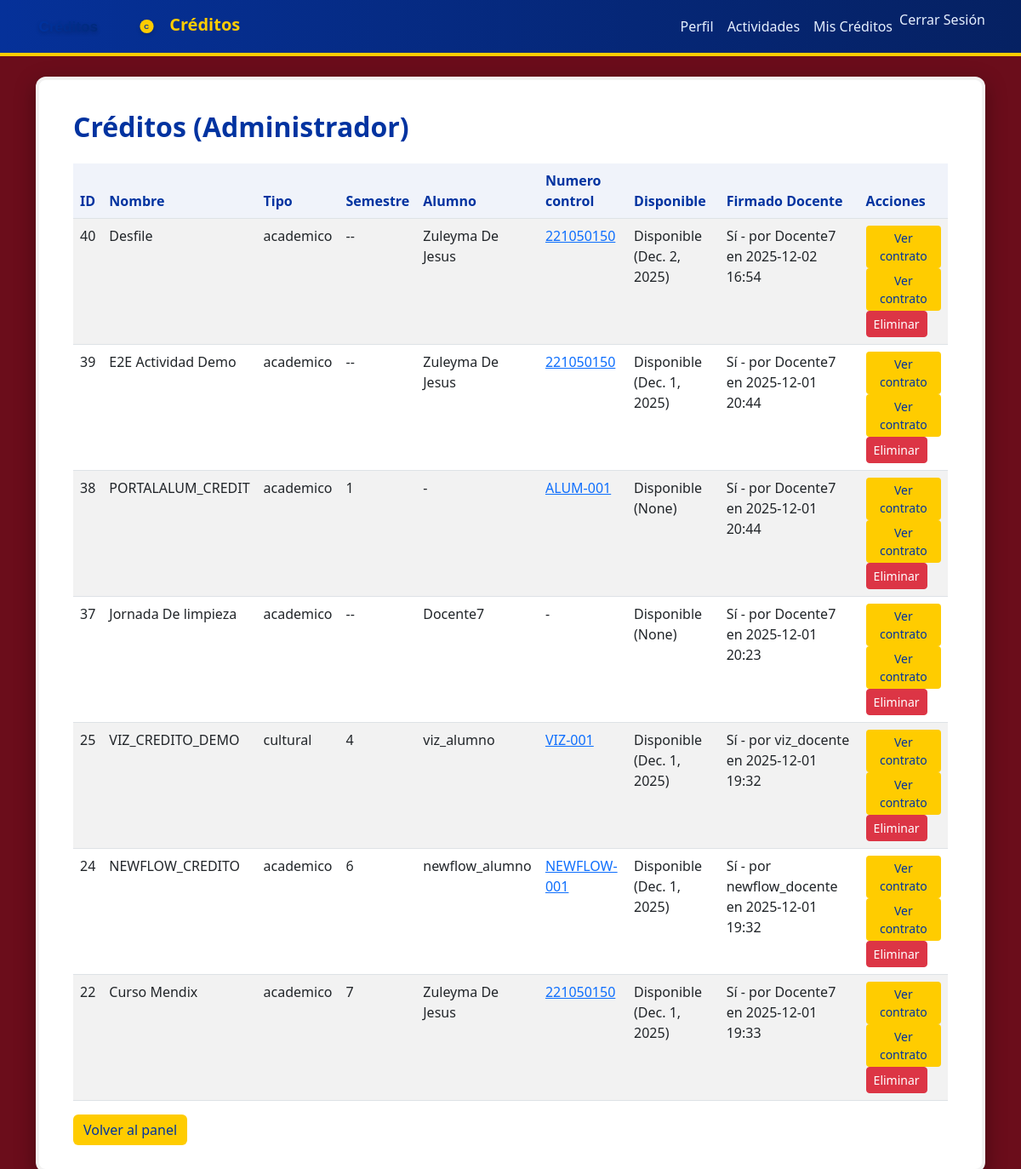
The app's page /creditos/admin/lista/ (signed in) with its own data.
### creditos/models.py (models this page shows, shortened)
class Credito(models.Model):
    TIPOS = (
        ('academico', 'Académico'),
        ('cultural', 'Cultural'),
        ('deportivo', 'Deportivo'),
    )
    alumno = models.ForeignKey(Usuario, on_delete=models.SET_NULL, null=True, blank=True, related_name='creditos')
    nombre = models.CharField(max_length=100, default="")
    tipo = models.CharField(max_length=20, choices=TIPOS)
    semestre = models.CharField(max_length=10)
    numero_control = models.CharField(max_length=30, blank=True)
    fecha_liberacion = models.DateField(blank=True, null=True)
    liberado = models.BooleanField(default=False)
    firmado_alumno = models.BooleanField(default=False)
    firmado_admin = models.BooleanField(default=False)
    firmado_docente = models.BooleanField(default=False)
    firmado_admin_por = models.ForeignKey(Usuario, on_delete=models.SET_NULL, null=True, blank=True, related_name='creditos_firmados_admin')
    firmado_admin_en = models.DateTimeField(null=True, blank=True)
    firmado_docente_por = models.ForeignKey(Usuario, on_delete=models.SET_NULL, null=True, blank=True, related_name='creditos_firmados_docente')
    firmado_docente_en = models.DateTimeField(null=True, blank=True)
    firmado_alumno_por = models.ForeignKey(Usuario, on_delete=models.SET_NULL, null=True, blank=True, related_name='creditos_firmados_alumno')
    firmado_alumno_en = models.DateTimeField(null=True, blank=True)

### usuarios/models.py (models this page shows, shortened)
class Usuario(AbstractUser):
    username_validator = RegexValidator(
        regex=r'^[\w\s\-áéíóúñÁÉÍÓÚÑ]+$',
        message='El nombre de usuario solo puede contener letras, números, espacios y guiones.',
        code='invalid_username'
    )
    username = models.CharField(
        max_length=150,
        unique=True,
        validators=[username_validator],
        help_text='Letras, números, espacios y guiones. Sin caracteres especiales.'
    )
    es_admin_creditos = models.BooleanField(default=False)
    es_alumno = models.BooleanField(default=True)
    es_docente = models.BooleanField(default=False)
    numero_control = models.CharField(max_length=30, blank=True)

### creditos/views.py (the view)
# urls.py: path('admin/lista/', views.lista_creditos_admin, name='lista_creditos_admin'),
@login_required
def lista_creditos_admin(request):
    creditos = Credito.objects.all().order_by('-id')
    return render(request, 'creditos/lista_creditos_admin.html', {'creditos': creditos})

### creditos/templates/creditos/lista_creditos_admin.html (shortened to what this page needs)
{% extends 'usuarios/base.html' %}
{% block content %}
<div class="container mt-2">
    <h2 class="page-title mb-4">Créditos (Administrador)</h2>
    <table class="table table-striped">
        <thead>
            <tr>
                <th>ID</th>
                <th>Nombre</th>
                <th>Tipo</th>
                <th>Semestre</th>
                <th>Alumno</th>
                <th>Numero control</th>
                <th>Disponible</th>
                <th>Firmado Docente</th>
                <th>Acciones</th>
            </tr>
        </thead>
        <tbody>
        {% for c in creditos %}
            <tr>
                <td>{{ c.id }}</td>
                <td>{{ c.nombre }}</td>
                <td>{{ c.tipo }}</td>
                <td>{{ c.semestre }}</td>
                <td>{% if c.alumno %}{{ c.alumno.username }}{% else %}-{% endif %}</td>
                <td>
                    {% if c.numero_control %}
                        <a href="{% url 'asignar_credito' c.id %}?numero_control={{ c.numero_control }}">{{ c.numero_control }}</a>
                    {% else %}
                        -
                    {% endif %}
                </td>
                <td>{% if c.liberado %}Disponible ({{ c.fecha_liberacion }}){% else %}No{% endif %}</td>
                <td>
                    {% if c.firmado_docente %}
                        Sí
                        {% if c.firmado_docente_por %}- por {{ c.firmado_docente_por.username }} en {{ c.firmado_docente_en|date:"Y-m-d H:i" }}{% endif %}
                    {% else %}
                        No
                    {% endif %}
                </td>
                <td>
                    <a href="{% url 'contrato' c.id %}" class="btn btn-sm btn-secondary">Ver contrato</a>
                    <a href="{% url 'contrato' c.id %}" class="btn btn-sm btn-secondary">Ver contrato</a>
                    <form method="post" action="{% url 'eliminar_credito' c.id %}" class="d-inline" onsubmit="return confirm('¿Eliminar crédito ID {{ c.id }}? Esta acción no se puede deshacer.');">
                        <button type="submit" class="btn btn-sm btn-danger">Eliminar</button>
                    </form>
                </td>
            </tr>
        {% empty %}
            <tr><td colspan="8">No hay créditos registrados.</td></tr>
        {% endfor %}
        </tbody>
    </table>
    <a href="{% url 'panel_creditos' %}" class="btn btn-secondary">Volver al panel</a>
</div>
{% endblock %}

### static/css/estilo.css (style rules this page uses)
:root { --tinto: #6b0d1b; --azul: #0033a0; --amarillo: #ffcc00; --card-bg: #ffffff; --muted: #6c757d; }
html, body { height: 100%; }
body { background-color: var(--tinto); color: #222; font-family: 'Segoe UI', Roboto, Arial, sans-serif; }
.page-title { color: var(--azul); font-weight: 700; }
.btn-secondary { background-color: var(--amarillo) !important; color: var(--azul) !important; border: none !important; }
.table thead th { background: rgba(0,51,160,0.06); color: var(--azul); }

### records on screen
Credito: id "40", nombre "Desfile", tipo "academico", semestre "--", alumno.username "Zuleyma De Jesus", numero_control "221050150", fecha_liberacion "Dec. 2, 2025", firmado_docente_por.username "Docente7", firmado_docente_en "2025-12-02 16:54"
Credito: id "39", nombre "E2E Actividad Demo", tipo "academico", semestre "--", alumno.username "Zuleyma De Jesus", numero_control "221050150", fecha_liberacion "Dec. 1, 2025", firmado_docente_por.username "Docente7", firmado_docente_en "2025-12-01 20:44"
Credito: id "38", nombre "PORTALALUM_CREDIT", tipo "academico", semestre "1", numero_control "ALUM-001", fecha_liberacion "None", firmado_docente_por.username "Docente7", firmado_docente_en "2025-12-01 20:44"
Credito: id "37", nombre "Jornada De limpieza", tipo "academico", semestre "--", alumno.username "Docente7", fecha_liberacion "None", firmado_docente_por.username "Docente7", firmado_docente_en "2025-12-01 20:23"
Credito: id "25", nombre "VIZ_CREDITO_DEMO", tipo "cultural", semestre "4", alumno.username "viz_alumno", numero_control "VIZ-001", fecha_liberacion "Dec. 1, 2025", firmado_docente_por.username "viz_docente", firmado_docente_en "2025-12-01 19:32"
Credito: id "24", nombre "NEWFLOW_CREDITO", tipo "academico", semestre "6", alumno.username "newflow_alumno", numero_control "NEWFLOW-001", fecha_liberacion "Dec. 1, 2025", firmado_docente_por.username "newflow_docente", firmado_docente_en "2025-12-01 19:32"
Credito: id "22", nombre "Curso Mendix", tipo "academico", semestre "7", alumno.username "Zuleyma De Jesus", numero_control "221050150", fecha_liberacion "Dec. 1, 2025", firmado_docente_por.username "Docente7", firmado_docente_en "2025-12-01 19:33"
